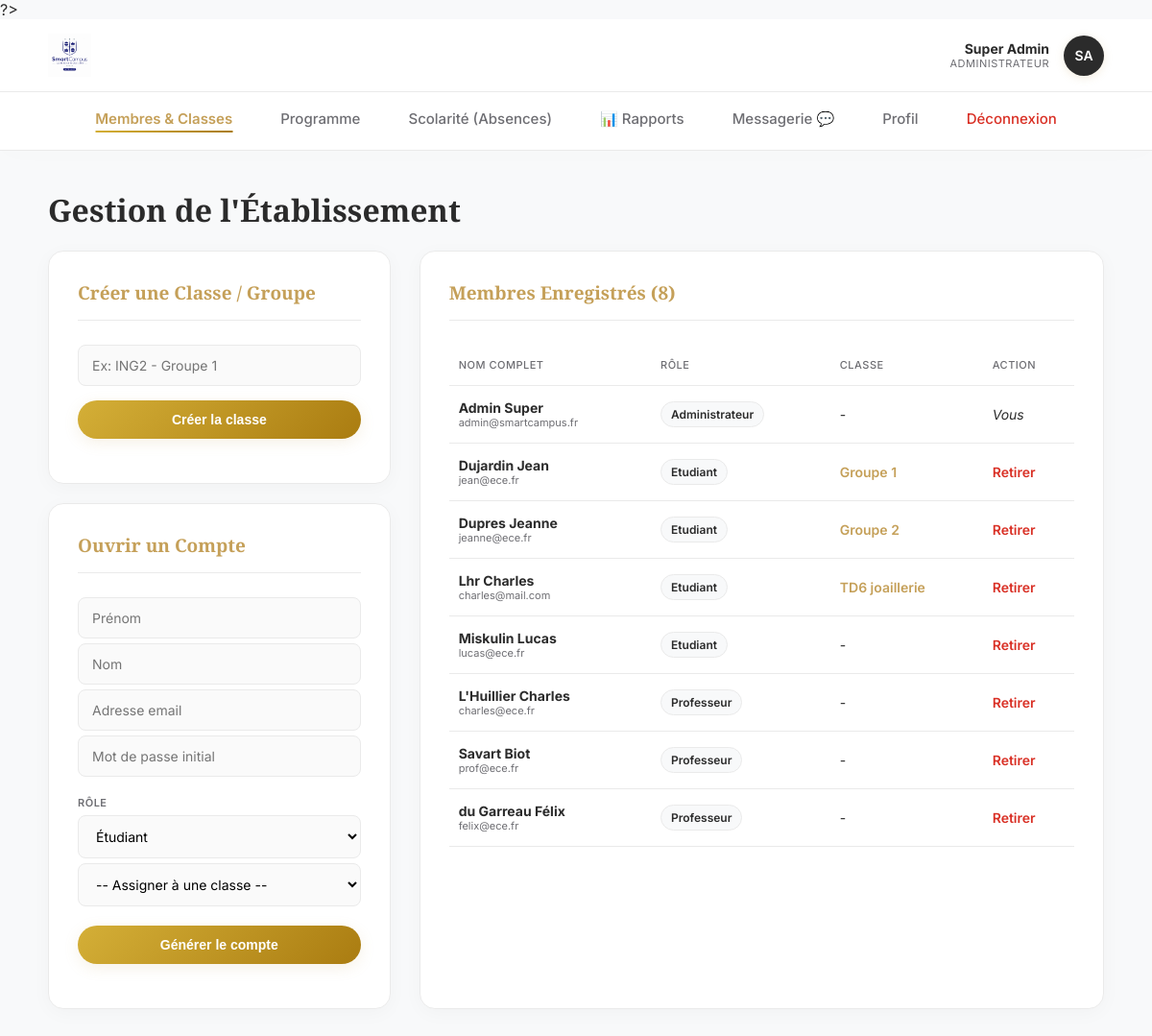
The app's page /dashboard_administrateur.php (signed in) with its own data.
### tables this page shows
CREATE TABLE utilisateurs (
        id INTEGER PRIMARY KEY AUTOINCREMENT,
        prenom TEXT NOT NULL,
        nom TEXT NOT NULL,
        email TEXT UNIQUE NOT NULL,
        role TEXT CHECK(role IN ('etudiant', 'professeur', 'administrateur')) NOT NULL,
        mot_de_passe_hash TEXT NOT NULL,
        statut_compte TEXT DEFAULT 'actif',
        groupe_id INTEGER,
        FOREIGN KEY(groupe_id) REFERENCES groupes(id) ON DELETE SET NULL
    );

CREATE TABLE groupes (
        id INTEGER PRIMARY KEY AUTOINCREMENT,
        nom TEXT NOT NULL UNIQUE
    );

### dashboard_administrateur.php (the view, shortened to what this page needs)
<?php
require_once 'db.php';
$stmt_unread = $db->prepare("SELECT COUNT(*) FROM messages WHERE destinataire_id = ? AND lu = 0");
$stmt_unread->execute([$_SESSION['utilisateur_id']]);
$messages_non_lus = $stmt_unread->fetchColumn();
$admin_id = $_SESSION['utilisateur_id'];
$admin_info = $db->query("SELECT prenom, nom FROM utilisateurs WHERE id = $admin_id")->fetch();
$initiales = strtoupper(substr($admin_info['prenom'], 0, 1) . substr($admin_info['nom'], 0, 1));
$utilisateurs = $db->query("
    SELECT u.*, g.nom as nom_groupe
    FROM utilisateurs u
    LEFT JOIN groupes g ON u.groupe_id = g.id
    ORDER BY u.role, u.nom
")->fetchAll();
?>
<!DOCTYPE html>
<html lang="fr">
<head>
    <meta charset="UTF-8"><title>Admin - SmartCampus</title><link rel="stylesheet" href="style.css">
</head>
<body>
    <header class="top-bar">
        <img src="images/logo.jpg" alt="Logo" onerror="this.src='https://via.placeholder.com/120x45?text=SmartCampus'">
        <div class="user-widget">
            <div class="user-widget-info" style="text-align: right;"><strong><?= htmlspecialchars($admin_info['prenom'].' '.$admin_info['nom']) ?></strong><span>Administrateur</span></div>
            <div class="avatar-small" style="background:#2b2b2b;"><?= $initiales ?></div>
        </div>
    </header>
<nav class="top-nav">
    <a href="dashboard_administrateur.php" class="active">Membres & Classes</a>
    <a href="gestion_cours.php">Programme</a>
    <a href="gestion_absences.php">Scolarité (Absences)</a>
    <a href="rapports_admin.php">📊 Rapports</a> <a href="messagerie.php">Messagerie 💬<?php if ($messages_non_lus > 0): ?><span class="notification-badge"><?= $messages_non_lus ?></span><?php endif; ?></a>
    <a href="profil.php">Profil</a>
    <a href="deconnexion.php" style="color:var(--danger);">Déconnexion</a>
</nav>
    <div class="container">
        <h1>Gestion de l'Établissement</h1>
        <div class="dashboard-grid inverse">
            <div>
                <div class="card" style="margin-bottom:20px;">
                    <div class="card-header"><h2>Créer une Classe / Groupe</h2></div>
                    <form method="POST">
                        <input type="text" name="nom_groupe" required placeholder="Ex: ING2 - Groupe 1">
                        <button type="submit" class="btn-action" style="width:100%; margin-top:10px;">Créer la classe</button>
                    </form>
                </div>
                <div class="card">
                    <div class="card-header"><h2>Ouvrir un Compte</h2></div>
                    <form action="traitement_inscription.php" method="POST">
                        <input type="text" name="prenom" required placeholder="Prénom">
                        <input type="text" name="nom" required placeholder="Nom">
                        <input type="email" name="email" required placeholder="Adresse email">
                        <input type="password" name="mot_de_passe" required placeholder="Mot de passe initial">
                        <label>Rôle</label>
                        <select name="role" id="roleSelect" required onchange="toggleGroupSelect()">
                            <option value="etudiant">Étudiant</option>
                        </select>
                        <select name="groupe_id" id="groupSelect">
                            <option value="">-- Assigner à une classe --</option>
                        </select>
                        <button type="submit" class="btn-action" style="width:100%; margin-top:15px;">Générer le compte</button>
                    </form>
                </div>
            </div>
            <div class="card">
                <div class="card-header"><h2>Membres Enregistrés (<?= count($utilisateurs) ?>)</h2></div>
                <table>
                    <tr><th>Nom Complet</th><th>Rôle</th><th>Classe</th><th>Action</th></tr>
                    <?php foreach ($utilisateurs as $u): ?>
                        <tr>
                            <td><strong><?= htmlspecialchars($u['nom'] . ' ' . $u['prenom']) ?></strong><br><span style="font-size:11px;color:var(--text-muted);"><?= htmlspecialchars($u['email']) ?></span></td>
                            <td><span class="badge badge-neutral" style="text-transform:capitalize;"><?= $u['role'] ?></span></td>
                            <td><?= $u['nom_groupe'] ? '<span style="color:var(--primary);font-weight:600;">'.htmlspecialchars($u['nom_groupe']).'</span>' : '-' ?></td>
                            <td>
                                <?php if($u['id'] != $_SESSION['utilisateur_id']): ?>
                                    <a href="supprimer_utilisateur.php?id=<?= $u['id'] ?>" style="color:var(--danger);font-weight:600;text-decoration:none;" onclick="return confirm('Supprimer ce compte ?');">Retirer</a>
                                <?php else: ?><em>Vous</em><?php endif; ?>
                            </td>
                        </tr>
                    <?php endforeach; ?>
                </table>
            </div>
        </div>
    </div>
</body>
</html>

### style.css (style rules this page uses)
:root { --primary: #C5A059; --primary-grad: linear-gradient(135deg, #D4AF37 0%, #AA7C11 100%); --primary-light: #fdfaf5; --bg-body: #f8f9fa; --text-main: #2b2b2b; --text-muted: #6e6e73; --border: #eaeaea; --danger: #d93025; --danger-light: #fce8e6; --success: #137333; --success-light: #e6f4ea; --shadow-soft: 0 4px 20px rgba(0, 0, 0, 0.03); --shadow-hover: 0 10px 25px rgba(0, 0, 0, 0.08); }
body { font-family: 'Inter', sans-serif; background-color: var(--bg-body); margin: 0; color: var(--text-main); -webkit-font-smoothing: antialiased; }
h1, h2, h3 { font-family: 'Playfair Display', serif; font-weight: 600; }
.top-bar { display: flex; justify-content: space-between; align-items: center; padding: 15px 50px; background: rgba(255, 255, 255, 0.95); backdrop-filter: blur(10px); border-bottom: 1px solid var(--border); }
.top-bar img { height: 45px; }
.user-widget { display: flex; align-items: center; gap: 15px; }
.avatar-small { width: 42px; height: 42px; border-radius: 50%; background: var(--primary-grad); color: white; display: flex; justify-content: center; align-items: center; font-weight: 600; font-size: 14px; box-shadow: 0 2px 10px rgba(197, 160, 89, 0.2); }
.user-widget-info strong { display: block; font-size: 14px; }
.user-widget-info span { color: var(--text-muted); font-size: 11px; letter-spacing: 0.5px; text-transform: uppercase; }
.top-nav { display: flex; justify-content: center; gap: 50px; padding: 18px 0; background: white; border-bottom: 1px solid var(--border); margin-bottom: 40px; box-shadow: 0 4px 30px rgba(0,0,0,0.01); }
.top-nav a { text-decoration: none; color: var(--text-muted); font-weight: 500; font-size: 15px; transition: all 0.3s ease; position: relative; padding-bottom: 5px; }
.top-nav a::after { content: ''; position: absolute; width: 0; height: 2px; bottom: 0; left: 50%; background: var(--primary-grad); transition: all 0.3s ease; transform: translateX(-50%); }
.top-nav a.active { color: var(--primary); font-weight: 600; }
.top-nav a.active::after { width: 100%; }
.container { max-width: 1100px; margin: 0 auto; padding: 0 20px 60px; animation: fadeUp 0.5s ease-out forwards; }
.dashboard-grid { display: grid; grid-template-columns: 2fr 1fr; gap: 30px; }
.dashboard-grid.inverse { grid-template-columns: 1fr 2fr; }
.card { background: white; border-radius: 16px; padding: 30px; border: 1px solid var(--border); box-shadow: var(--shadow-soft); transition: transform 0.3s ease, box-shadow 0.3s ease; }
.card-header { border-bottom: 1px solid var(--border); padding-bottom: 15px; margin-bottom: 25px; }
.card-header h2 { margin: 0; font-size: 19px; color: var(--primary); }
.btn-action { background: var(--primary-grad); color: white; padding: 12px 24px; border-radius: 30px; text-decoration: none; font-weight: 600; font-size: 14px; border: none; cursor: pointer; transition: all 0.3s; box-shadow: 0 4px 15px rgba(197, 160, 89, 0.15); display: inline-block; text-align: center; box-sizing: border-box; }
table { width: 100%; border-collapse: collapse; }
th, td { padding: 14px 10px; text-align: left; border-bottom: 1px solid var(--border); font-size: 14px; }
th { color: var(--text-muted); font-weight: 500; text-transform: uppercase; font-size: 11px; letter-spacing: 0.5px; }
.badge { padding: 5px 10px; border-radius: 20px; font-size: 12px; font-weight: 600; display: inline-block; }
.badge-neutral { background: var(--bg-body); color: var(--text-main); border: 1px solid var(--border); }
label { font-size: 11px; font-weight: 600; text-transform: uppercase; color: var(--text-muted); margin-bottom: 6px; display: block; margin-top: 15px; letter-spacing: 0.5px; }
input, select, textarea { width: 100%; padding: 12px 14px; margin-bottom: 5px; border: 1px solid var(--border); border-radius: 8px; box-sizing: border-box; font-family: 'Inter', sans-serif; font-size: 14px; transition: all 0.3s; background-color: #fafafa; }

### records on screen
utilisateurs: prenom+nom "Super Admin", initiales "SA", nom+prenom "Admin Super", email "admin@smartcampus.fr", role "Administrateur", shows "Vous"
utilisateurs: nom+prenom "Dujardin Jean", email "jean@ece.fr", role "Etudiant", groupe.nom "Groupe 1"
utilisateurs: nom+prenom "Dupres Jeanne", email "jeanne@ece.fr", role "Etudiant", groupe.nom "Groupe 2"
utilisateurs: nom+prenom "Lhr Charles", email "charles@mail.com", role "Etudiant", groupe.nom "TD6 joaillerie"
utilisateurs: nom+prenom "Miskulin Lucas", email "lucas@ece.fr", role "Etudiant"
utilisateurs: nom+prenom "L'Huillier Charles", email "charles@ece.fr", role "Professeur"
utilisateurs: nom+prenom "Savart Biot", email "prof@ece.fr", role "Professeur"
utilisateurs: nom+prenom "du Garreau Félix", email "felix@ece.fr", role "Professeur"

### other values on screen
count($utilisateurs) "8"
